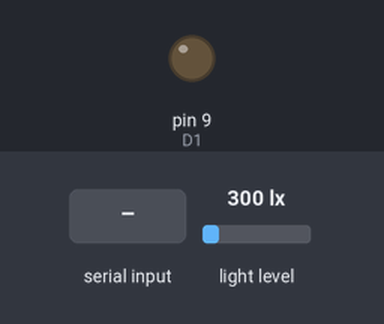
Bench run of a sketch on a simulated Arduino Uno, built with avr-gcc and run on an emulated ATmega328P. Parts: output pins drawn as LEDs (lit = HIGH). The test bench sets the inputs (shaded band); at power-on: light level 300 lx. Pins used as bus, display or sensor lines are not drawn.

Above: at 2.2 s.
2.3 s: "r" received over the second serial link
3.9 s: "e" received over the second serial link
At 4.3 s:
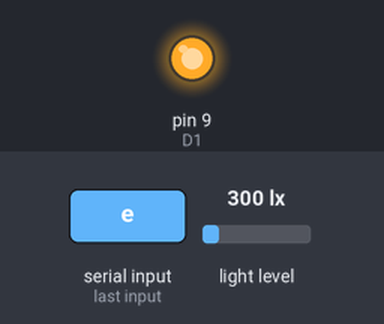
Timing chart, 0 to 8.5 s (numbered marks = the images above; inputs shaded):
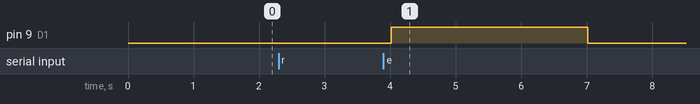

The sketch:

SlaveA.ino
```cpp
#include <SoftwareSerial.h>
#include <BH1750.h>                       //library for light sensor
#include <Wire.h>                         //library for I2C communication
#define D1 9                              //led indicating status of communication
#define Vcc 10

BH1750 lightMeter;
SoftwareSerial BT(12, 11);                //(TX,RX) bluetoothModule

unsigned long start = 0, finish, elapsed;
boolean state = true;
char data[7] = {"a"};                     //char array to store light level value and point this is Salve A
                                          //first element 'a' identifies what slave it is
char *p = data;

void setup() {
  Wire.begin();
  lightMeter.begin();
  Serial.begin(9600);
  BT.begin(9600);
  pinMode(D1,OUTPUT);
  pinMode(Vcc,OUTPUT);
  digitalWrite(Vcc,HIGH);
  delay(1000);
}

void loop() {

  while(!BT.available())                  //measure light level until get request from master
  {
    int value = lightMeter.readLightLevel();
    itoa(value,p+1,10);
    strcat(data,"e");                     //add "e" to the end of data frame
    digitalWrite(D1,LOW);
    delay(200);
    Refresh();
  }
  digitalWrite(D1,HIGH);
  char answer = BT.read();                //read 1 byte command from master device

  if((answer=='r') and (state==true))     //if master send 'r' (request),send data
  {
    state = false;
    BT.write(data);
  }
  if (answer == 'e'){
    start = millis();
    state = true;
    Restart(3000);
  }
}
void Restart(long delay_time){
  digitalWrite(Vcc,LOW);
  delay(delay_time);
  digitalWrite(Vcc,HIGH);
}
void Refresh(){
  finish = millis();
  elapsed = (finish - start)/1000;
  if(elapsed > 25)
  {
   Restart(40000);
   start = millis();
  }
}
```

Measured:
- after the input at 3.9 s, pin 9 (D1): LOW → HIGH after 0.12 s, → LOW 3.0 s later
